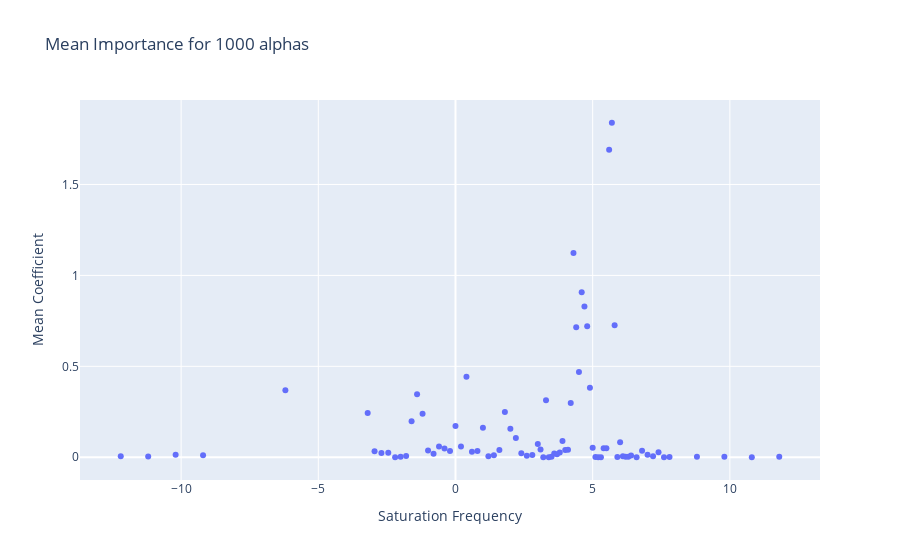

Notebook code cell kept with this figure:
### Code cell
w = np.abs(I.loc[:, Z.columns]).mean()
w = pd.DataFrame(w.reset_index())
w.columns = ['Saturation Frequency','Mean Coefficient']
fig = px.scatter(w, x="Saturation Frequency", y='Mean Coefficient'
              , title='Mean Importance for 1000 alphas')
fig.show()

### Figure 1 — Plotly figure (JSON) as saved in the notebook; plotly's stock layout.template omitted (floating-point values rounded to 4 significant figures)
{"data": [{"hoverlabel": {"namelength": 0}, "hovertemplate": "Saturation Frequency=%{x}<br>Mean Coefficient=%{y}", "legendgroup": "", "marker": {"color": "#636efa", "symbol": "circle"}, "mode": "markers", "name": "", "showlegend": false, "type": "scatter", "x": ["-12.2", "-11.2", "-10.2", "-9.2", "-6.2", "-3.2", "-2.95", "-2.7", "-2.45", "-2.2", "-2.0", "-1.8", "-1.6", "-1.4", "-1.2", "-1.0", "-0.8", "-0.6", "-0.4", "-0.2", "0.0", "0.2", "0.4", "0.6", "0.8", "1.0", "1.2", "1.4", "1.6", "1.8", "2.0", "2.2", "2.4", "2.6", "2.8", "3.0", "3.1", "3.2", "3.3", "3.4", "3.5", "3.6", "3.7", "3.8", "3.9", "4.0", "4.1", "4.2", "4.3", "4.4", "4.5", "4.6", "4.7", "4.8", "4.9", "5.0", "5.1", "5.2", "5.3", "5.4", "5.5", "5.6", "5.7", "5.8", "5.9", "6.0", "6.1", "6.2", "6.3", "6.4", "6.6", "6.8", "7.0", "7.2", "7.4", "7.6", "7.8", "8.8", "9.8", "10.8", "11.8"], "xaxis": "x", "y": [0.005658, 0.004072, 0.01387, 0.01145, 0.368, 0.2438, 0.03257, 0.0237, 0.02459, 0.000518, 0.002992, 0.007125, 0.1976, 0.3459, 0.2398, 0.03759, 0.01911, 0.05947, 0.04876, 0.03378, 0.1723, 0.05882, 0.4421, 0.02993, 0.03458, 0.1619, 0.005441, 0.01165, 0.03966, 0.2483, 0.1569, 0.1052, 0.02181, 0.007845, 0.01207, 0.07357, 0.04219, 0.0004314, 0.3129, 7.383e-05, 0.00247, 0.02013, 0.01637, 0.02571, 0.08979, 0.03954, 0.04194, 0.2978, 1.124, 0.7155, 0.4684, 0.9078, 0.8284, 0.7197, 0.3825, 0.05283, 0.001027, 0.0005624, 0.0006201, 0.04977, 0.0496, 1.691, 1.839, 0.7259, 0.001309, 0.08265, 0.005458, 0.003322, 0.002153, 0.01011, 0.0003684, 0.03603, 0.0138, 0.005098, 0.02725, 2.319e-05, 0.00124, 0.003234, 0.002523, 0.0001203, 0.003364], "yaxis": "y"}], "layout": {"legend": {"tracegroupgap": 0}, "title": {"text": "Mean Importance for 1000 alphas"}, "xaxis": {"anchor": "y", "domain": [0, 1], "title": {"text": "Saturation Frequency"}}, "yaxis": {"anchor": "x", "domain": [0, 1], "title": {"text": "Mean Coefficient"}}}}
